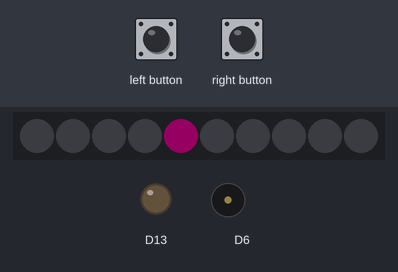
The sketch below on a simulated Adafruit Circuit Playground Express. Parts: 10 RGB LEDs in strip order, left to right, output pins drawn as LEDs (lit = HIGH), buzzer (waves = sounding). The test bench sets the inputs (shaded band). Dim RGB values are drawn brighter than linear.

Above: at 1.2 s.
1.3 s: left button pressed for 1 s
At 3.6 s:
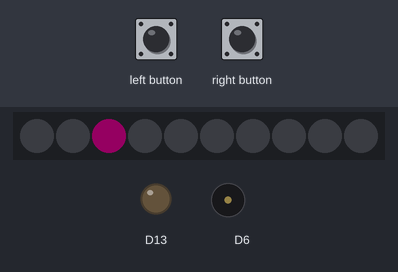
3.9 s: left button pressed for 3.2 s
At 7.75 s:
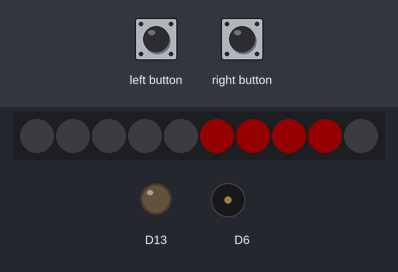
10.6 s: right button pressed for 0.15 s
At 10.96 s:
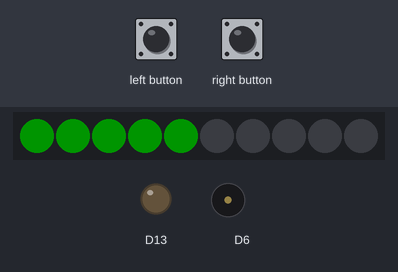
Timing chart, 0 to 17.3 s (numbered marks = the images above; inputs shaded):
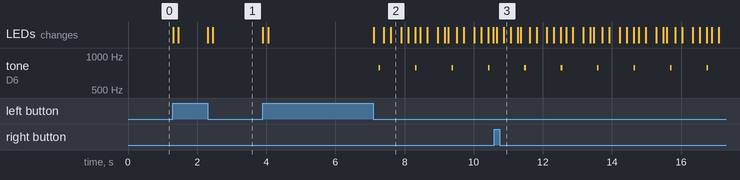

The sketch:

Game.ino
```cpp
#include <Adafruit_CircuitPlayground.h>

bool rightButtonPressed;

int i = 4;

bool right;
bool left;

bool gameover = false;
int duration = 50;

#define NOTE_G5  784


void setup() {
  // put your setup code here, to run once

  CircuitPlayground.begin();
  CircuitPlayground.clearPixels();
}

void loop() {
  switch(i){
  case 0:
  Player1Win();
  break;

  case 9:
  Player2Win();
  break;
}
if(!gameover){
    CircuitPlayground.setPixelColor(i, 255, 0, 165);

    if(right != CircuitPlayground.rightButton()){
      resetLigth();
      i++;
      delay(150);
      right = CircuitPlayground.rightButton();
    }

        if(left != CircuitPlayground.leftButton()){
          resetLigth();
      i--;
            delay(150);
            left = CircuitPlayground.leftButton();
        }
}
}

void Player1Win(){
              CircuitPlayground.playTone(NOTE_G5, duration);

  for(int j =5; j<=9; j++){
      CircuitPlayground.setPixelColor(j, 255, 0, 0);
        delay(100);
  }
    for(int j =9; j>=5; j--){
            CircuitPlayground.setPixelColor(j, 0, 0, 0);
                delay(100);
  }

          CircuitPlayground.playTone(NOTE_G5, duration);

    for(int j = 4; j>=0; j--){
      CircuitPlayground.setPixelColor(j, 0, 255, 0);
          delay(100);
  }
    for(int j =0; j<=4; j++){
            CircuitPlayground.setPixelColor(j, 0, 0, 0);
                delay(100);
  }

  gameover = true;
}

void Player2Win(){
              CircuitPlayground.playTone(NOTE_G5, duration);
  for(int j =5; j<=9; j++){
      CircuitPlayground.setPixelColor(j, 0, 255, 0);
        delay(100);
  }
    for(int j =9; j>=5; j--){
            CircuitPlayground.setPixelColor(j, 0, 0, 0);
                delay(100);
  }

          CircuitPlayground.playTone(NOTE_G5, duration);

    for(int j = 4; j>=0; j--){
      CircuitPlayground.setPixelColor(j, 255, 0, 0);
          delay(100);
  }
    for(int j =0; j<=4; j++){
            CircuitPlayground.setPixelColor(j, 0, 0, 0);
                delay(100);
  }

  gameover = true;
}
void resetLigth(){
  if(!gameover)
          for(int j = 0; j<= 9; j++)
        CircuitPlayground.setPixelColor(j, 0, 0, 0);
}
```

Measured:
- after the input at 1.3 s, the LEDs: first change at once (image 1 shows a later state)
- after the input at 3.9 s, tone on D6: alternates 784 Hz for 0.05 s and silent for 1.0 s, starting after 3.4 s; the LEDs: first change at once (image 2 shows a later state)
